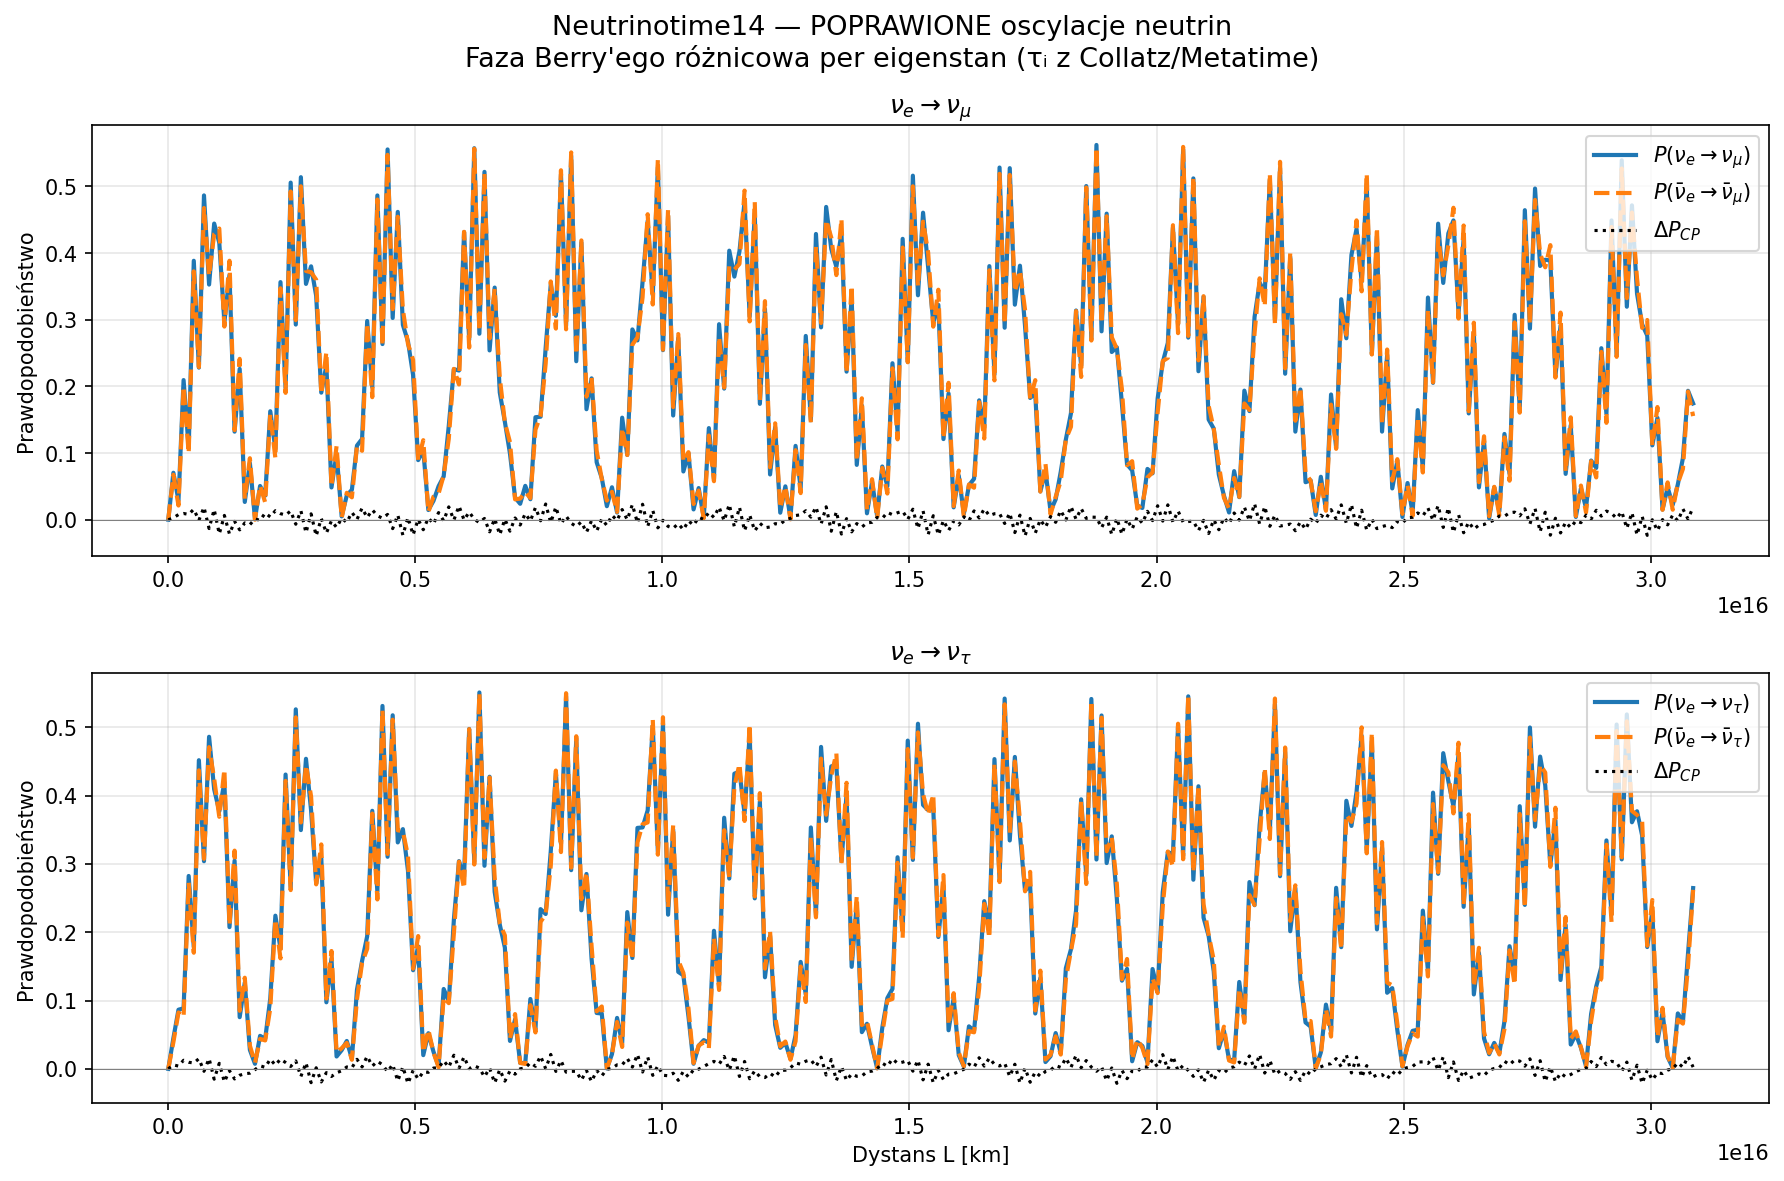

This figure's Python source:
"""
Neutrinotime14 — poprawiona symulacja CP naruszenia
====================================================
Naprawa Bug #1 (krytyczny): P_alpha_beta stosował globalną fazę Berry'ego
jako skalar np.exp(1j*gamma), który kasuje się w |·|² → ΔP_CP = 0.

FIX: Faza Berry'ego wchodzi WEWNĄTRZ macierzy fazowej, różnicowo
dla każdego eigenstanu masy, z wagami τᵢ z Metatime (Collatz):
  τ = [0.02, 0.05, 0.10]  →  τ_norm = τ / mean(τ)
  berry_k = γ · τ_norm[k]

Fizyczne uzasadnienie: różne stany masowe propagują wzdłuż różnych
orbit na M_time (różne τᵢ → różna akumulacja holonomii Berry'ego).
Dla antyneutrin: C-transformacja daje H → H*, A_n → -A_n*, γ → -γ
(Simon 1983, Phys. Rev. Lett. 51, 2167).

Naprawa Bug #2 (poważny): berry_phase() oznaczona jako aproksymacja
pierwszego rzędu holonomii, nie pełna faza geometryczna.

Adrian Lipa / CIEL — 2026-04-15
"""

import numpy as np
import matplotlib.pyplot as plt

# ── Parametry fizyczne (PDG 2024) ─────────────────────────────────────────────

dm21 = 7.42e-5   # eV² (solar)
dm31 = 2.51e-3   # eV² (atmospheric)
E    = 0.01      # GeV ≈ 10 MeV (supernova neutrino)

theta12 = np.deg2rad(33.44)
theta23 = np.deg2rad(49.0)
theta13 = np.deg2rad(8.57)
delta_cp = 0.0   # Dirac phase = 0 → CP tylko z metatime

gamma_time = 0.05   # metatime coupling constant
epsilon    = 1e-4   # tensor time coupling

N_points   = 500
L_max_km   = 3.086e16  # 1 kpc [km]

# ── Metatime Collatz eigenvalues (τᵢ) ────────────────────────────────────────

# Trzy stany masowe mają różne τᵢ z twin-prime Collatz sequence
# (Formal_SM.pdf, MetaEFT.pdf)
TAU = np.array([0.02, 0.05, 0.10])
TAU_NORM = TAU / TAU.mean()   # [0.571, 1.429, 2.857] — relatywne wagi holonomii


# ── PMNS matrix ───────────────────────────────────────────────────────────────

def build_pmns(th12, th23, th13, delta):
    c12, s12 = np.cos(th12), np.sin(th12)
    c23, s23 = np.cos(th23), np.sin(th23)
    c13, s13 = np.cos(th13), np.sin(th13)
    eid = np.exp(-1j * delta)
    return np.array([
        [c12*c13,                      s12*c13,                    s13*np.conj(eid)],
        [-s12*c23 - c12*s23*s13*eid,   c12*c23 - s12*s23*s13*eid, s23*c13         ],
        [ s12*s23 - c12*c23*s13*eid,  -c12*s23 - s12*c23*s13*eid, c23*c13         ],
    ])

U     = build_pmns(theta12, theta23, theta13, delta_cp)
M2    = np.diag([0.0, dm21, dm31])
H_mass = M2 / (2 * E * 1e9)   # eV → GeV normalizacja


# ── Berry phase (aproksymacja pierwszego rzędu holonomii) ─────────────────────
# UWAGA [Bug #2 fix]: To jest aproksymacja ε·∫Tr(T_op)·|du|,
# NIE pełna faza geometryczna ∮⟨n|i∂_λ|n⟩dλ.
# Pełna implementacja wymaga diagonalizacji H(λ) wzdłuż trajektorii.

def berry_phase_approx(u_vectors: np.ndarray, eps: float) -> float:
    """
    Aproksymacja holonomii Berry'ego jako całka linii tensora czasu
    wzdłuż trajektorii w M_time.

    Args:
        u_vectors: trajektoria na S² (N×3 unit vectors)
        eps: coupling epsilon (metatime→neutrino Hilbert space)

    Returns:
        γ ≈ ε · ∫ Tr(T_op) · |du|  [aproksymacja, nie pełna faza Berry'ego]
    """
    gamma = 0.0
    for i in range(len(u_vectors) - 1):
        du = u_vectors[i+1] - u_vectors[i]
        # T_op: lokalna reprezentacja tensora czasu T_μν wzdłuż trajektorii
        T_op = np.array([
            [u_vectors[i][0] + 0.01*u_vectors[i][1],  u_vectors[i][1]          ],
            [u_vectors[i][1],                          u_vectors[i][2] + 0.01*u_vectors[i][0]],
        ])
        gamma += eps * np.trace(T_op) * np.linalg.norm(du)
    return gamma


# ── P_alpha_beta — POPRAWIONA ─────────────────────────────────────────────────

def P_alpha_beta(L: float, gamma: float, alpha: int = 0, beta: int = 1) -> float:
    """
    Prawdopodobieństwo przejścia ν_alpha → ν_beta na dystansie L.

    FIX Bug #1: Faza Berry'ego wchodzi WEWNĄTRZ macierzy fazowej,
    różnicowo per eigenstan masy z wagami τᵢ (Collatz/Metatime).

    Dla antyneutrin: przekaż gamma = -gamma_nu (C-transformacja).

    Args:
        L:     dystans [km]
        gamma: całkowita faza Berry'ego (γ_nu lub -γ_nu dla antyneutrin)
        alpha: flavor wejściowy (0=e, 1=μ, 2=τ)
        beta:  flavor wyjściowy

    Returns:
        P(ν_alpha → ν_beta)
    """
    mass_phases = np.diag(H_mass) * L      # φ_k = m_k²·L/(2E)

    # Kluczowa poprawka: Berry phase jest różnicowy per eigenstan
    # eigenstan k dostaje fazę γ·τ_norm[k] proporcjonalną do jego
    # pozycji na orbicie metatime (τᵢ z Collatz)
    berry_per_eigenstate = gamma * TAU_NORM  # shape (3,)

    # Macierz fazowa: exp(-i·φ_k + i·γ_k) per eigenstan
    phase_diag = np.exp(-1j * mass_phases + 1j * berry_per_eigenstate)
    phase_matrix = np.diag(phase_diag)

    # Amplituda przejścia: ⟨ν_beta|U·phase·U†|ν_alpha⟩
    U_L = U @ phase_matrix @ U.conj().T
    amp = U_L[beta, alpha]
    return float(np.abs(amp)**2)


# ── Trajektoria kosmologiczna ─────────────────────────────────────────────────

def build_trajectory(N: int, dynamic: bool = False) -> np.ndarray:
    """Trajektoria na S² (minimalna lub dynamiczna z perturbacjami)."""
    theta_base = np.linspace(0, np.pi/2, N)
    phi_base   = np.linspace(0, np.pi, N)

    if dynamic:
        delta_phi = 0.01 * np.sin(np.linspace(0, 20*np.pi, N))
        g_grad    = 0.005 * np.sin(np.linspace(0, 10*np.pi, N))
        theta = theta_base + delta_phi + g_grad
        phi   = phi_base   + delta_phi + g_grad + 0.01*np.random.randn(N)*0.1
    else:
        theta, phi = theta_base, phi_base

    return np.array([
        [np.sin(theta[i])*np.cos(phi[i]),
         np.sin(theta[i])*np.sin(phi[i]),
         np.cos(theta[i])]
        for i in range(N)
    ])


# ── Obliczenia ────────────────────────────────────────────────────────────────

u_vectors = build_trajectory(N_points, dynamic=True)

# Faza Berry'ego dla neutrin (aproksymacja)
gamma_berry = berry_phase_approx(u_vectors, epsilon)
gamma_nu    = gamma_time + gamma_berry
gamma_anu   = -gamma_nu   # C-transformacja: γ → -γ (Simon 1983)

print(f"γ_berry (aproks.)  = {gamma_berry:.6f}")
print(f"γ_nu (total)       = {gamma_nu:.6f}")
print(f"γ_anu              = {gamma_anu:.6f}")
print(f"TAU_NORM           = {TAU_NORM}")
print()

# Prawdopodobieństwa w funkcji L
L_vals = np.linspace(0, L_max_km, 300)

P_nu_emu   = np.array([P_alpha_beta(L, gamma_nu,  alpha=0, beta=1) for L in L_vals])
P_anu_emu  = np.array([P_alpha_beta(L, gamma_anu, alpha=0, beta=1) for L in L_vals])
DeltaP_mu  = P_nu_emu - P_anu_emu

P_nu_etau  = np.array([P_alpha_beta(L, gamma_nu,  alpha=0, beta=2) for L in L_vals])
P_anu_etau = np.array([P_alpha_beta(L, gamma_anu, alpha=0, beta=2) for L in L_vals])
DeltaP_tau = P_nu_etau - P_anu_etau

# Sprawdzenie
print(f"max |ΔP_CP (ν_μ)|  = {np.max(np.abs(DeltaP_mu)):.6f}  ← powinno być > 0")
print(f"max |ΔP_CP (ν_τ)|  = {np.max(np.abs(DeltaP_tau)):.6f}  ← powinno być > 0")
print(f"mean ΔP_CP (ν_μ)   = {np.mean(DeltaP_mu):.6f}")
print()

# ── Wykresy ───────────────────────────────────────────────────────────────────

fig, axes = plt.subplots(2, 1, figsize=(12, 8))
fig.suptitle(
    "Neutrinotime14 — POPRAWIONE oscylacje neutrin\n"
    "Faza Berry'ego różnicowa per eigenstan (τᵢ z Collatz/Metatime)",
    fontsize=13
)

# Panel 1: ν_e → ν_μ
ax1 = axes[0]
ax1.plot(L_vals, P_nu_emu,  label=r'$P(\nu_e \to \nu_\mu)$',        lw=2)
ax1.plot(L_vals, P_anu_emu, label=r'$P(\bar\nu_e \to \bar\nu_\mu)$', lw=2, ls='--')
ax1.plot(L_vals, DeltaP_mu, label=r'$\Delta P_{CP}$', color='black', lw=1.5, ls=':')
ax1.axhline(0, color='gray', lw=0.5)
ax1.set_ylabel('Prawdopodobieństwo')
ax1.set_title(r'$\nu_e \to \nu_\mu$')
ax1.legend(fontsize=10)
ax1.grid(True, alpha=0.3)

# Panel 2: ν_e → ν_τ
ax2 = axes[1]
ax2.plot(L_vals, P_nu_etau,  label=r'$P(\nu_e \to \nu_\tau)$',        lw=2)
ax2.plot(L_vals, P_anu_etau, label=r'$P(\bar\nu_e \to \bar\nu_\tau)$', lw=2, ls='--')
ax2.plot(L_vals, DeltaP_tau, label=r'$\Delta P_{CP}$', color='black', lw=1.5, ls=':')
ax2.axhline(0, color='gray', lw=0.5)
ax2.set_xlabel('Dystans L [km]')
ax2.set_ylabel('Prawdopodobieństwo')
ax2.set_title(r'$\nu_e \to \nu_\tau$')
ax2.legend(fontsize=10)
ax2.grid(True, alpha=0.3)

plt.tight_layout()
plt.savefig('/home/adrian/Pulpit/Mummu/neutrinotime14_fixed.png', dpi=150, bbox_inches='tight')
plt.show()
print("Wykres zapisany: neutrinotime14_fixed.png")
